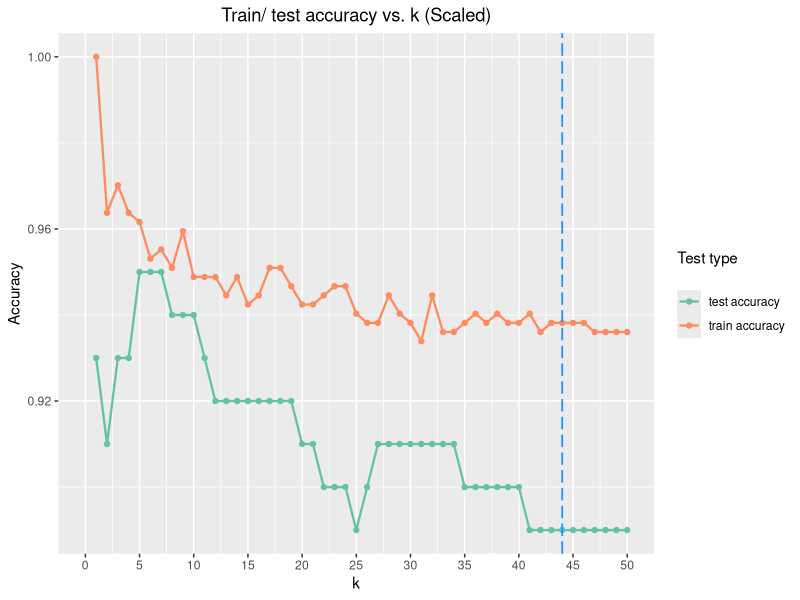
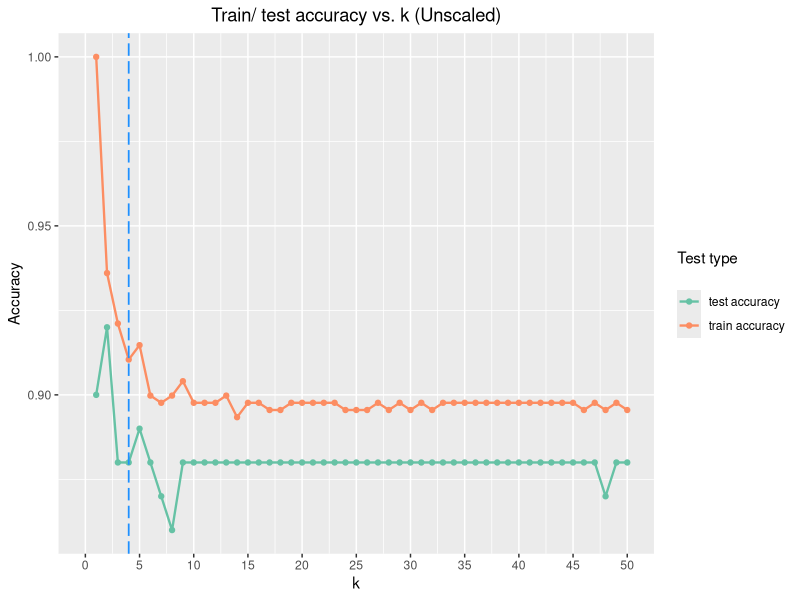

Write R code to recreate these figures, in order.
## ---- chunk 1
# create data
library(readr)
library(class)
library(MASS)
library(ggplot2)

wisc = read_csv("wisc.csv")
set.seed(314)
train_index = sample(nrow(wisc), size = 469)
train_data = wisc[train_index, ]
test_data = wisc[-train_index, ]

# write to file
write_csv(train_data, "wisc-train.csv")
write_csv(test_data, "wisc-test.csv")
## ---- chunk 2
# Some functions
accuracy <- function(actual, predicted) {
  mean(actual == predicted)
}

get_pred = function(mod, data, res = "y", pos = 1, neg = 0, cut = 0.5) {
  probs = predict(mod, newdata = data, type = "response")
  ifelse(probs > cut, pos, neg)
}

train_data$class = factor(train_data$class)
test_data$class = factor(test_data$class)
# training data
X_train = train_data[, -1]
y_train = train_data$class

# test data
X_test = test_data[, -1]
y_test = test_data$class
## ---- chunk 3
set.seed(314)
k_to_try = 1:50
acc_k_train_scaled <- acc_k_test_scaled <- rep(0, length(k_to_try))

for (i in seq_along(k_to_try)) {
  pred_train_scaled = knn(train = scale(X_train),
                          test = scale(X_train),
                          cl = y_train,
                          k = k_to_try[i])
  pred_test_scaled = knn(train = scale(X_train),
                         test = scale(X_test),
                         cl = y_train,
                         k = k_to_try[i])
  acc_k_train_scaled[i] = accuracy(y_train, pred_train_scaled)
  acc_k_test_scaled[i] = accuracy(y_test, pred_test_scaled)
}

c(max(acc_k_test_scaled), max(which(acc_k_test_scaled == max(acc_k_test_scaled))))
## ---- chunk 4
mydata_scaled = data.frame("k" = k_to_try, "train" = acc_k_train_scaled, "test" = acc_k_test_scaled)

ggplot(mydata_scaled, aes(k)) + scale_x_continuous(breaks = seq(0, 50, 5), limits = c(0, 50)) +
  geom_point(aes(y = train, colour = "train accuracy")) + 
  geom_line(aes(y = train, colour = "train accuracy"), se = FALSE, size = 0.8) +
  geom_point(aes(y = test, colour = "test accuracy")) +
  geom_line(aes(y = test, colour = "test accuracy"), se = FALSE, size = 0.8) +
  geom_vline(xintercept = 44, colour = "dodgerblue", size = 0.6, linetype = "longdash") + 
  labs(title = "Train/ test accuracy vs. k (Scaled)" , x = "k", y = "Accuracy", color = "Test type\n") + 
  theme(plot.title = element_text(hjust = 0.5)) + scale_colour_brewer(palette = "Set2")
## ---- chunk 5
set.seed(314)
k_to_try = 1:50
acc_k_train_unscaled <- acc_k_test_unscaled <- rep(0, length(k_to_try))

for (i in seq_along(k_to_try)) {
  pred_train_unscaled = knn(train = X_train,
                            test = X_train,
                            cl = y_train,
                            k = k_to_try[i])
  pred_test_unscaled = knn(train = X_train,
                           test = X_test,
                           cl = y_train,
                           k = k_to_try[i])
  acc_k_train_unscaled[i] = accuracy(y_train, pred_train_unscaled)
  acc_k_test_unscaled[i] = accuracy(y_test, pred_test_unscaled)
}

c(max(acc_k_test_unscaled), max(which(acc_k_test_unscaled == max(acc_k_test_unscaled))))
## ---- chunk 6
mydata_unscaled = data.frame("k" = k_to_try, "train" = acc_k_train_unscaled, "test" = acc_k_test_unscaled)

ggplot(mydata_unscaled, aes(k)) + scale_x_continuous(breaks = seq(0, 50, 5), limits = c(0, 50)) +
  geom_point(aes(y = train, colour = "train accuracy")) + 
  geom_line(aes(y = train, colour = "train accuracy"), se = FALSE, size = 0.8) +
  geom_point(aes(y = test, colour = "test accuracy")) +
  geom_line(aes(y = test, colour = "test accuracy"), se = FALSE, size = 0.8) +
  geom_vline(xintercept = 4, colour = "dodgerblue", size = 0.6, linetype = "longdash") + 
  labs(title = "Train/ test accuracy vs. k (Unscaled)", x = "k", y = "Accuracy", color = "Test type\n") + 
  theme(plot.title = element_text(hjust = 0.5)) + scale_colour_brewer(palette = "Set2")
## ---- chunk 7
uin = 650379994
set.seed(uin)

# cross-validation
folds = caret::createFolds(train_data$class, k = 5)

# additive logistic regression
add = glm(ifelse(train_data$class == "M", 1, 0) ~ ., data = train_data, family = "binomial")

# LDA
lda = lda(class ~ ., data = train_data)

# Get accuracies
# Additive logistic accuracy
add_train_accuracy = accuracy(predicted = ifelse(get_pred(add, data = train_data, res = "class", pos = "1", neg = "0", cut = 0.5)==1, "M", "B"), actual = train_data$class)
add_test_accuracy = accuracy(predicted = ifelse(get_pred(add, data = test_data, res = "class", pos = "1", neg = "0", cut = 0.5)==1, "M", "B"), actual = test_data$class)

# LDA accuracy
lda_train_accuracy = accuracy(predicted = predict(lda, newdata = train_data)$class, actual = train_data$class)
lda_test_accuracy = accuracy(predicted = predict(lda, newdata = test_data)$class, actual = test_data$class)

# 5-fold cross-validation
fold_log_acc <- fold_lda_acc <- rep(0, 5)

for (i in 1:5) {
  fit_add = glm(ifelse(train_data[-folds[[i]], ]$class == "M", 1, 0) ~ ., data = train_data[-folds[[i]], ], family = "binomial")
  fit_lda = lda(class ~ ., data = train_data[-folds[[i]], ])
  
  # predictions and accuracies
  # additive logistic model
  fold_log_acc[i] = accuracy(predicted = ifelse(get_pred(fit_add, data = train_data[folds[[i]], ], res = "class", pos = "1", neg = "0", cut = 0.5)==1, "M", "B"), actual = train_data[folds[[i]], ]$class)
  
  # lda
  fold_lda_acc[i] = accuracy(predicted = predict(fit_lda, newdata = train_data[folds[[i]], ])$class, actual = train_data[folds[[i]], ]$class)
}
## ---- chunk 8
c(mean(fold_log_acc), mean(fold_lda_acc))
